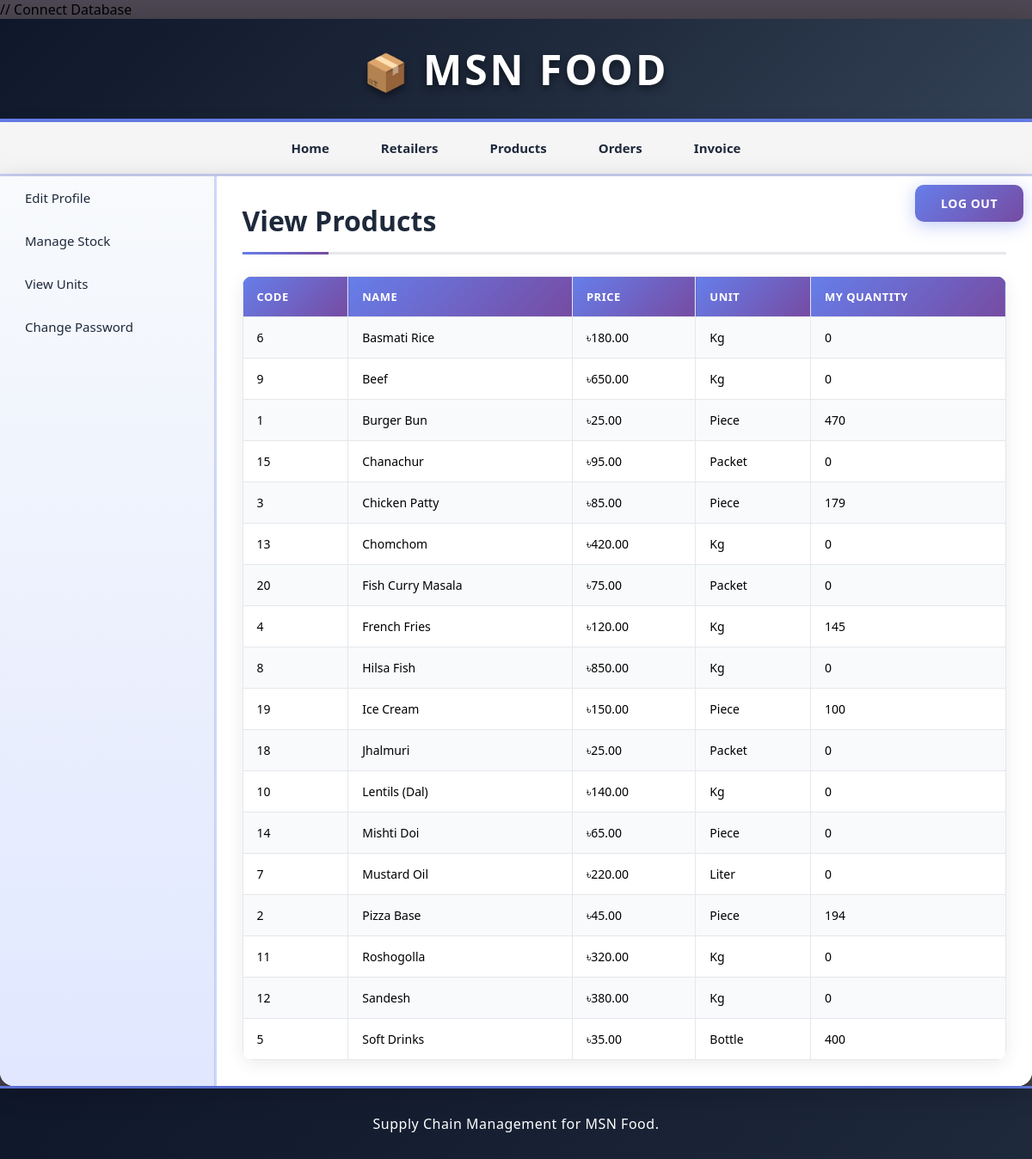
Page /manufacturer/view_products.php (signed in) on the committed database.
### tables this page shows
CREATE TABLE `products` (
  `pro_id` int(11) NOT NULL,
  `pro_name` varchar(255) NOT NULL,
  `pro_desc` text DEFAULT NULL,
  `pro_price` decimal(10,2) NOT NULL,
  `unit_id` int(11) NOT NULL,
  `added_date` timestamp NOT NULL DEFAULT current_timestamp()
);

CREATE TABLE `units` (
  `unit_id` int(11) NOT NULL,
  `unit_name` varchar(50) NOT NULL,
  `unit_details` varchar(255) DEFAULT NULL
);

### manufacturer/view_products.php (the view, shortened to what this page needs)
<?php
	include("../includes/config.php");
	if(isset($_SESSION['manufacturer_login'])) {
		if($_SESSION['manufacturer_login'] == true) {
			$manufacturer_id = $_SESSION['manufacturer_id'];
			$query_selectProducts = "SELECT p.*, u.unit_name, COALESCE(ms.quantity, 0) as my_quantity
									FROM products p
									LEFT JOIN units u ON p.unit_id = u.unit_id
									LEFT JOIN manufacturer_stock ms ON p.pro_id = ms.product_id AND ms.manufacturer_id = '$manufacturer_id'
									ORDER BY p.pro_name";
			$result_selectProducts = mysqli_query($con,$query_selectProducts);
		}
	}
	else {
		header('Location:../index.php');
	}
?>
<!DOCTYPE html>
<html>
<head>
	<link rel="stylesheet" href="../includes/main_style.css" >
</head>
<body>
	<?php
		include("../includes/header.inc.php");
		include("../includes/nav_manufacturer.inc.php");
		include("../includes/aside_manufacturer.inc.php");
	?>
	<section>
		<h1>View Products</h1>
		<table class="table_displayData">
			<tr>
				<th> Code </th>
				<th> Name </th>
				<th> Price </th>
				<th> Unit </th>
				<th> My Quantity </th>
			</tr>
			<?php $i=1; while($row_selectProducts = mysqli_fetch_array($result_selectProducts)) { ?>
		<tr>
			<td> <?php echo $row_selectProducts['pro_id']; ?> </td>
			<td> <?php echo $row_selectProducts['pro_name']; ?> </td>
			<td> ৳<?php echo $row_selectProducts['pro_price']; ?> </td>
		<td> <?php echo $row_selectProducts['unit_name']; ?> </td>
		<td> <?php echo $row_selectProducts['my_quantity']; ?> </td>
		</tr>
			<?php $i++; } ?>
		</table>
	</section>
	<?php
		include("../includes/footer.inc.php");
	?>
</body>
</html>

### includes/main_style.css (style rules this page uses)
* { font-family: "Segoe UI", Tahoma, Geneva, Verdana, sans-serif; margin: 0; padding: 0; box-sizing: border-box; }
body { width: 100%; max-width: 1600px; margin: 0 auto; background: linear-gradient(135deg, #4c4752 0%, #4c4752 100%); background-attachment: fixed; min-height: 100vh; }
section { width: 100%; padding: 30px; min-height: 500px; }
section h1 { margin-bottom: 25px; font-weight: 700; color: #1e293b; font-size: 32px; padding-bottom: 15px; border-bottom: 3px solid #e5e7eb; position: relative; }
section h1::after { content: ""; position: absolute; bottom: -3px; left: 0; width: 100px; height: 3px; background: linear-gradient(90deg, #667eea 0%, #764ba2 100%); }
table { border-collapse: collapse; width: 100%; }
.table_displayData { box-shadow: 0 4px 20px rgba(0, 0, 0, 0.08); border-radius: 12px; overflow: hidden; background: white; }
.table_displayData td, .table_displayData th { border: 1px solid #e5e7eb; padding: 14px 16px; text-align: left; font-size: 14px; }
.table_displayData th { background: linear-gradient(135deg, #667eea 0%, #764ba2 100%); color: white; font-weight: 600; text-transform: uppercase; letter-spacing: 0.5px; font-size: 13px; }
.table_displayData tr:nth-child(even) { background-color: #f8fafc; }

### rows in the picture
products: pro_id "6", pro_name "Basmati Rice", pro_price "180.00", unit.unit_name "Kg", my_quantity "0"
products: pro_id "9", pro_name "Beef", pro_price "650.00", unit.unit_name "Kg", my_quantity "0"
products: pro_id "1", pro_name "Burger Bun", pro_price "25.00", unit.unit_name "Piece", my_quantity "470"
products: pro_id "15", pro_name "Chanachur", pro_price "95.00", unit.unit_name "Packet", my_quantity "0"
products: pro_id "3", pro_name "Chicken Patty", pro_price "85.00", unit.unit_name "Piece", my_quantity "179"
products: pro_id "13", pro_name "Chomchom", pro_price "420.00", unit.unit_name "Kg", my_quantity "0"
products: pro_id "20", pro_name "Fish Curry Masala", pro_price "75.00", unit.unit_name "Packet", my_quantity "0"
products: pro_id "4", pro_name "French Fries", pro_price "120.00", unit.unit_name "Kg", my_quantity "145"
products: pro_id "8", pro_name "Hilsa Fish", pro_price "850.00", unit.unit_name "Kg", my_quantity "0"
products: pro_id "19", pro_name "Ice Cream", pro_price "150.00", unit.unit_name "Piece", my_quantity "100"
products: pro_id "18", pro_name "Jhalmuri", pro_price "25.00", unit.unit_name "Packet", my_quantity "0"
products: pro_id "10", pro_name "Lentils (Dal)", pro_price "140.00", unit.unit_name "Kg", my_quantity "0"
products: pro_id "14", pro_name "Mishti Doi", pro_price "65.00", unit.unit_name "Piece", my_quantity "0"
products: pro_id "7", pro_name "Mustard Oil", pro_price "220.00", unit.unit_name "Liter", my_quantity "0"
products: pro_id "2", pro_name "Pizza Base", pro_price "45.00", unit.unit_name "Piece", my_quantity "194"
products: pro_id "11", pro_name "Roshogolla", pro_price "320.00", unit.unit_name "Kg", my_quantity "0"
products: pro_id "12", pro_name "Sandesh", pro_price "380.00", unit.unit_name "Kg", my_quantity "0"
products: pro_id "5", pro_name "Soft Drinks", pro_price "35.00", unit.unit_name "Bottle", my_quantity "400"
